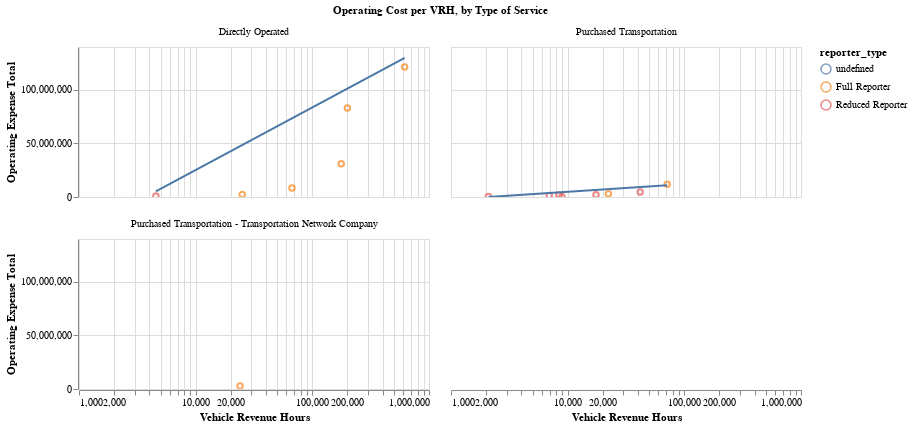

Notebook source saved alongside this figure:
### Code cell
make_scatter(
    data=df_rename[df_rename["year"] == "2023"],
    y_ax="Operating Expense Total",
    x_ax="Vehicle Revenue Hours",
    color="reporter_type",
    log_scale=True,
    lin_y_ax=True,
    chart_title=""
).facet(
    facet=alt.Facet("service", 
                    title="Operating Cost per VRH, by Type of Service"
                   ),
    columns=2,
)

### Figure 1 — Vega-Lite specification as saved in the notebook (floating-point values rounded to 4 significant figures)
{"config": {"view": {"continuousWidth": 300, "continuousHeight": 300}}, "data": {"name": "data-b6f983303906ff6328cb42c3d90f9630"}, "facet": {"field": "service", "title": "Operating Cost per VRH, by Type of Service", "type": "nominal"}, "spec": {"layer": [{"mark": {"type": "point"}, "encoding": {"color": {"field": "reporter_type", "type": "nominal"}, "tooltip": [{"field": "Vehicle Revenue Hours", "type": "quantitative"}, {"field": "Operating Expense Total", "type": "quantitative"}, {"field": "agency_name", "type": "nominal"}, {"field": "year", "type": "nominal"}, {"field": "service", "type": "nominal"}, {"field": "mode", "type": "nominal"}], "x": {"field": "Vehicle Revenue Hours", "scale": {"type": "log"}, "type": "quantitative"}, "y": {"field": "Operating Expense Total", "type": "quantitative"}}, "name": "view_5", "title": ""}, {"mark": {"type": "line"}, "encoding": {"color": {"field": "reporter_type", "type": "nominal"}, "tooltip": [{"field": "Vehicle Revenue Hours", "type": "quantitative"}, {"field": "Operating Expense Total", "type": "quantitative"}, {"field": "agency_name", "type": "nominal"}, {"field": "year", "type": "nominal"}, {"field": "service", "type": "nominal"}, {"field": "mode", "type": "nominal"}], "x": {"field": "Vehicle Revenue Hours", "scale": {"type": "log"}, "type": "quantitative"}, "y": {"field": "Operating Expense Total", "type": "quantitative"}}, "title": "", "transform": [{"on": "Vehicle Revenue Hours", "regression": "Operating Expense Total"}]}], "height": 150, "width": 350}, "columns": 2, "params": [{"name": "param_5", "select": {"type": "interval", "encodings": ["x", "y"]}, "bind": "scales", "views": ["view_5"]}], "$schema": "https://vega.github.io/schema/vega-lite/v5.20.1.json", "datasets": {"data-b6f983303906ff6328cb42c3d90f9630": [{"agency_name": "City of Davis (DCT) - Transit/Parks and Community Services", "agency_status": "Active", "city": "Davis", "mode": "Demand Response", "service": "Directly Operated", "ntd_id": "90167", "reporter_type": "Reduced Reporter", "reporting_module": "Urban", "state": "CA", "primary_uza_name": "Davis, CA", "year": "2023", "Unlinked Passenger Trips": 12956, "Vehicle Revenue Hours": 4558, "Vehicle Revenue Miles": 47130, "Operating Expense Total": 910233, "RTPA": "Sacramento Area Council of Governments", "_merge": "both"}, {"agency_name": "County of Sacramento Municipal Services Agency (SCT Link) - Department of Transportation", "agency_status": "Active", "city": "Sacramento", "mode": "Demand Response", "service": "Purchased Transportation", "ntd_id": "90216", "reporter_type": "Reduced Reporter", "reporting_module": "Urban", "state": "CA", "primary_uza_name": "Sacramento, CA", "year": "2023", "Unlinked Passenger Trips": 23933, "Vehicle Revenue Hours": 8420, "Vehicle Revenue Miles": 93665, "Operating Expense Total": 1761821, "RTPA": "Sacramento Area Council of Governments", "_merge": "both"}, {"agency_name": "County of Sacramento Municipal Services Agency (SCT Link) - Department of Transportation", "agency_status": "Active", "city": "Sacramento", "mode": "Commuter Bus", "service": "Purchased Transportation", "ntd_id": "90216", "reporter_type": "Reduced Reporter", "reporting_module": "Urban", "state": "CA", "primary_uza_name": "Sacramento, CA", "year": "2023", "Unlinked Passenger Trips": 21872, "Vehicle Revenue Hours": 8941, "Vehicle Revenue Miles": 258550, "Operating Expense Total": 329434, "RTPA": "Sacramento Area Council of Governments", "_merge": "both"}, {"agency_name": "County of Sacramento Municipal Services Agency (SCT Link) - Department of Transportation", "agency_status": "Active", "city": "Sacramento", "mode": "Bus", "service": "Purchased Transportation", "ntd_id": "90216", "reporter_type": "Reduced Reporter", "reporting_module": "Urban", "state": "CA", "primary_uza_name": "Sacramento, CA", "year": "2023", "Unlinked Passenger Trips": 2184, "Vehicle Revenue Hours": 2094, "Vehicle Revenue Miles": 65959, "Operating Expense Total": 501557, "RTPA": "Sacramento Area Council of Governments", "_merge": "both"}, {"agency_name": "Paratransit, Inc.", "agency_status": "Active", "city": "Sacramento", "mode": "Demand Response", "service": "Directly Operated", "ntd_id": "90223", "reporter_type": "Full Reporter", "reporting_module": "Urban", "state": "CA", "primary_uza_name": "Sacramento, CA", "year": "2023", "Unlinked Passenger Trips": 41481, "Vehicle Revenue Hours": 25080, "Vehicle Revenue Miles": 424440, "Operating Expense Total": 2373789, "RTPA": "Sacramento Area Council of Governments", "_merge": "both"}, {"agency_name": "Sacramento Regional Transit District", "agency_status": "Active", "city": "Sacramento", "mode": "Demand Response", "service": "Directly Operated", "ntd_id": "90019", "reporter_type": "Full Reporter", "reporting_module": "Urban", "state": "CA", "primary_uza_name": "Sacramento, CA", "year": "2023", "Unlinked Passenger Trips": 429347, "Vehicle Revenue Hours": 176917, "Vehicle Revenue Miles": 2695918, "Operating Expense Total": 31106478, "RTPA": "Sacramento Area Council of Governments", "_merge": "both"}, {"agency_name": "Sacramento Regional Transit District", "agency_status": "Active", "city": "Sacramento", "mode": "Bus", "service": "Directly Operated", "ntd_id": "90019", "reporter_type": "Full Reporter", "reporting_module": "Urban", "state": "CA", "primary_uza_name": "Sacramento, CA", "year": "2023", "Unlinked Passenger Trips": 7715110, "Vehicle Revenue Hours": 618702, "Vehicle Revenue Miles": 7219695, "Operating Expense Total": 121328770, "RTPA": "Sacramento Area Council of Governments", "_merge": "both"}, {"agency_name": "Sacramento Regional Transit District", "agency_status": "Active", "city": "Sacramento", "mode": "Light Rail", "service": "Directly Operated", "ntd_id": "90019", "reporter_type": "Full Reporter", "reporting_module": "Urban", "state": "CA", "primary_uza_name": "Sacramento, CA", "year": "2023", "Unlinked Passenger Trips": 6140920, "Vehicle Revenue Hours": 199774, "Vehicle Revenue Miles": 3588470, "Operating Expense Total": 83048077, "RTPA": "Sacramento Area Council of Governments", "_merge": "both"}, {"agency_name": "Sacramento Regional Transit District", "agency_status": "Active", "city": "Sacramento", "mode": "Demand Response", "service": "Purchased Transportation - Transportation Network Company", "ntd_id": "90019", "reporter_type": "Full Reporter", "reporting_module": "Urban", "state": "CA", "primary_uza_name": "Sacramento, CA", "year": "2023", "Unlinked Passenger Trips": 64291, "Vehicle Revenue Hours": 24023, "Vehicle Revenue Miles": 529423, "Operating Expense Total": 2875752, "RTPA": "Sacramento Area Council of Governments", "_merge": "both"}, {"agency_name": "University of California, Davis (ASUCD) - Associated Students of the University of California, Davis", "agency_status": "Active", "city": "Davis", "mode": "Bus", "service": "Directly Operated", "ntd_id": "90142", "reporter_type": "Full Reporter", "reporting_module": "Urban", "state": "CA", "primary_uza_name": "Davis, CA", "year": "2023", "Unlinked Passenger Trips": 3028186, "Vehicle Revenue Hours": 66932, "Vehicle Revenue Miles": 697377, "Operating Expense Total": 8411384, "RTPA": "Sacramento Area Council of Governments", "_merge": "both"}, {"agency_name": "Yolo County Transportation District (YCTD)", "agency_status": "Active", "city": "Woodland", "mode": "Demand Response", "service": "Purchased Transportation", "ntd_id": "90090", "reporter_type": "Full Reporter", "reporting_module": "Urban", "state": "CA", "primary_uza_name": "Sacramento, CA", "year": "2023", "Unlinked Passenger Trips": 33216, "Vehicle Revenue Hours": 22370, "Vehicle Revenue Miles": 407483, "Operating Expense Total": 2937160, "RTPA": "Sacramento Area Council of Governments", "_merge": "both"}, {"agency_name": "Yolo County Transportation District (YCTD)", "agency_status": "Active", "city": "Woodland", "mode": "Bus", "service": "Purchased Transportation", "ntd_id": "90090", "reporter_type": "Full Reporter", "reporting_module": "Urban", "state": "CA", "primary_uza_name": "Sacramento, CA", "year": "2023", "Unlinked Passenger Trips": 644178, "Vehicle Revenue Hours": 71370, "Vehicle Revenue Miles": 1576566, "Operating Expense Total": 11917092, "RTPA": "Sacramento Area Council of Governments", "_merge": "both"}, {"agency_name": "Yuba-Sutter Transit Authority (YSTA)", "agency_status": "Active", "city": "Marysville", "mode": "Demand Response", "service": "Purchased Transportation", "ntd_id": "90061", "reporter_type": "Reduced Reporter", "reporting_module": "Urban", "state": "CA", "primary_uza_name": "Yuba City, CA", "year": "2023", "Unlinked Passenger Trips": 35256, "Vehicle Revenue Hours": 17502, "Vehicle Revenue Miles": 211943, "Operating Expense Total": 2125604, "RTPA": "Sacramento Area Council of Governments", "_merge": "both"}, {"agency_name": "Yuba-Sutter Transit Authority (YSTA)", "agency_status": "Active", "city": "Marysville", "mode": "Bus", "service": "Purchased Transportation", "ntd_id": "90061", "reporter_type": "Reduced Reporter", "reporting_module": "Urban", "state": "CA", "primary_uza_name": "Yuba City, CA", "year": "2023", "Unlinked Passenger Trips": 442664, "Vehicle Revenue Hours": 41852, "Vehicle Revenue Miles": 497053, "Operating Expense Total": 4741997, "RTPA": "Sacramento Area Council of Governments", "_merge": "both"}, {"agency_name": "Yuba-Sutter Transit Authority (YSTA)", "agency_status": "Active", "city": "Marysville", "mode": "Commuter Bus", "service": "Purchased Transportation", "ntd_id": "90061", "reporter_type": "Reduced Reporter", "reporting_module": "Urban", "state": "CA", "primary_uza_name": "Yuba City, CA", "year": "2023", "Unlinked Passenger Trips": 38456, "Vehicle Revenue Hours": 6960, "Vehicle Revenue Miles": 266963, "Operating Expense Total": 1329474, "RTPA": "Sacramento Area Council of Governments", "_merge": "both"}]}}
